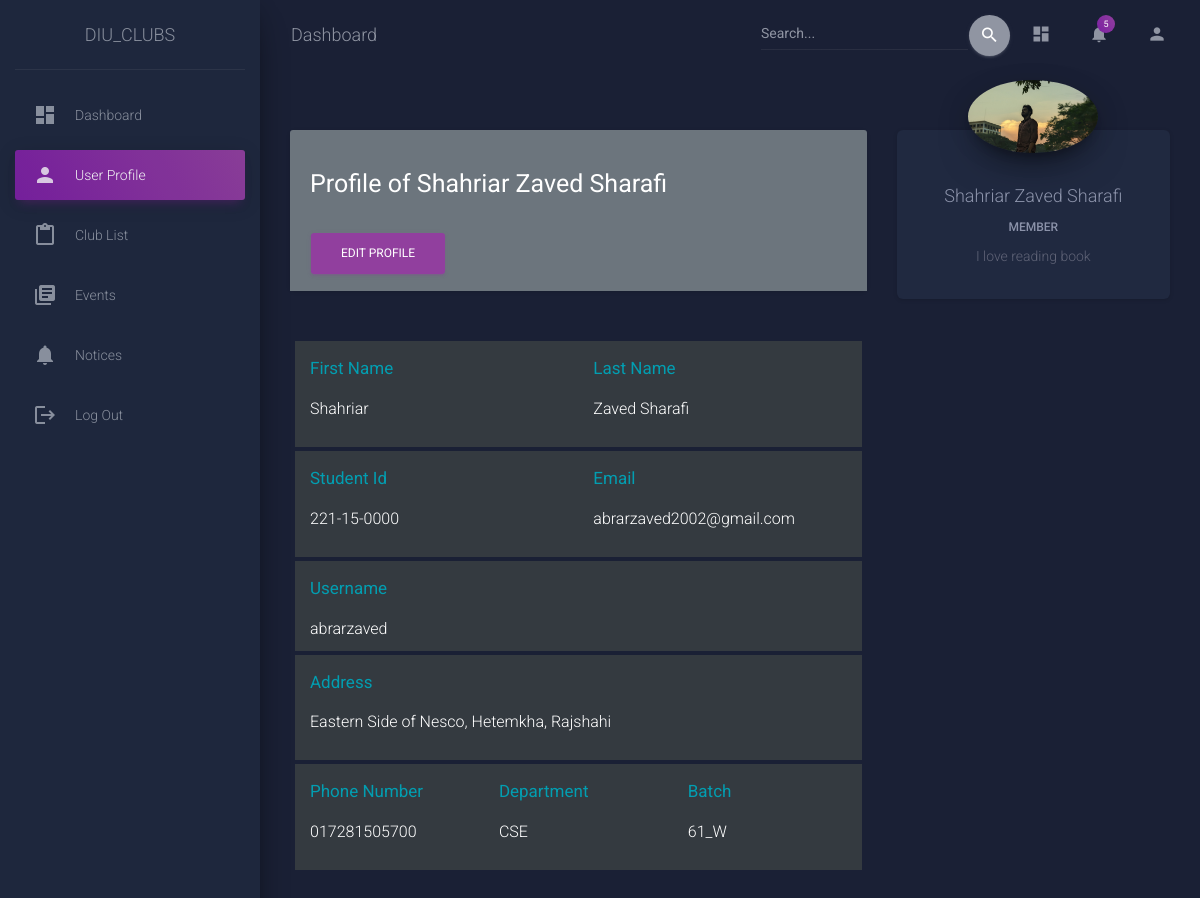
Page /auth/user_profile (signed in) on the committed database.
### authentication/models.py (models this page shows, shortened)
class Student(models.Model):
    user = models.OneToOneField(User, on_delete=models.CASCADE,default=User)
    first_name = models.CharField(max_length=30,blank=False)
    last_name = models.CharField(max_length=30,blank=False)
    profile_pic = models.ImageField(upload_to='profile_pic',blank=True,default='profile_pic/new_logo.png')
    student_id = models.CharField(max_length=20,unique=True,blank=False)
    email = models.EmailField(unique=True)
    dept = models.CharField(max_length=30,blank=False)
    phone_number = models.CharField(max_length=15,unique=True,blank=False)
    batch = models.CharField(max_length=5,blank=False)
    address = models.CharField(max_length=70,blank=False)
    about_you = models.CharField(max_length=250, blank=True, null=True)

### authentication/views.py (the view)
# urls.py: path('user_profile', views.user_profile,name='profile'),
def user_profile(request):
    students = Student.objects.filter(user=request.user)
    return render(request,'authentication/user.html',{"students":students})

### templates/authentication/user.html (shortened to what this page needs)
{% extends "sidebar/main.html" %}
{% block content %}
  <div class="wrapper">
    <div class="sidebar" data-color="purple" data-background-color="black" data-image="css/assets/img/sidebar-2.jpg">
      <div class="logo"><a href="http://www.creative-tim.com" class="simple-text logo-normal">
          DIU_CLUBS
        </a></div>
      {% include 'sidebar/navbar.html' %}
      <div class="content">
        <div class="container-fluid">
          <div class="row">
            {% for student in students  %}
            <div class="col-md-8">
              <div class="card">
                  <div class="card-header bg-secondary">
                    <br><h3 class="card-title text-white"><strong>Profile of {{student.user.get_full_name}}</strong></h3><br>
                      <div>
                        <a href="{% url 'user_edit' student.id %}" class="btn btn-primary">Edit Profile</a>
                      </div>
                  </div>
                </div>
                <div class="card-body">
                  <div>
                    <div class="row row mb-1 bg-dark text-white">
                      <div class="col-md-6">
                        <div class="form-group">
                          <p><strong><h5 class="text-info">First Name</h5></strong></p>
                          <p>{{student.first_name}}</p>
                        </div>
                      </div>
                      <div class="col-md-6">
                        <div class="form-group">
                          <p><strong><h5 class="text-info">Last Name</h5></strong></p>
                          <p>{{student.last_name}}</p>
                        </div>
                      </div>
                    </div>
                    <div class="row mb-1 bg-dark text-white ">
                      <div class="col-md-6">
                        <div class="form-group">
                          <p><strong><h5 class="text-info">Student Id</h5></strong></p>
                          <p>{{student.student_id}}</p>
                        </div>
                      </div>
                      <div class="col-md-6 ">
                        <div class="form-group">
                          <p><strong><h5 class="text-info">Email</h5></strong></p>
                          <p>{{student.email}}</p>
                        </div>
                      </div>
                    </div>
                    <div class="row row mb-1 bg-dark text-white">
                      <div class="col-md-12  ">
                          <div class="form-group">
                              <p><strong><h5 class="text-info">Username</h5></strong></p>
                              {{ user}}
                          </div>
                      </div>
                    </div>
                    <div class="row row mb-1 bg-dark text-white">
                      <div class="col-md-12  ">
                        <div class="form-group">
                          <p><strong><h5 class="text-info">Address</h5></strong></p>
                          <p>{{student.address}}</p>
                        </div>
                      </div>
                    </div>
                    <div class="row row mb-1 bg-dark text-white">
                      <div class="col-md-4  ">
                        <div class="form-group">
                          <p><strong><h5 class="text-info">Phone Number</h5></strong></p>
                          <p>{{student.phone_number}}</p>
                        </div>
                      </div>
                      <div class="col-md-4  ">
                        <div class="form-group">
                          <p><strong><h5 class="text-info">Department</h5></strong></p>
                          <p>{{student.dept}}</p>
                        </div>
                      </div>
                      <div class="col-md-4 ">
                        <div class="form-group">
                          <p><strong><h5 class="text-info">Batch</h5></strong></p>
                          <p>{{student.batch}}</p>
                        </div>
                      </div>
                    </div>
                    <div class="row">
                      <div class="col-md-12">
                        <div class="form-group">
                        </div>
                      </div>
                    </div>
                </div>
              </div>
            </div>
            <div class="col-md-4">
              <div class="card card-profile">
                <div class="card-avatar">
                  <img class="img" src="{{ student.profile_pic.url }}">
                </div>
                <div class="card-body">
                  <h4 class="card-title">{{student.user.get_full_name}}</h4>
                  {% if "admin" in user.username %}
                  <h6 class="card-category">Admin</h6>
                  {% else %}
                  <h6 class="card-category">Member</h6>
                  {% endif %}
                  <p class="card-description">
                    {{student.about_you}}
                  </p>
                </div>
              </div>
            </div>
          </div>
          {% endfor %}
        </div>
      </div>
    </div>
{% endblock %}

### rows in the picture
Student: user.get_full_name "Shahriar Zaved Sharafi", first_name "Shahriar", last_name "Zaved Sharafi", student_id "221-15-0000", email "abrarzaved2002@gmail.com", address "Eastern Side of Nesco, Hetemkha, Rajshahi", phone_number "017281505700", dept "CSE", batch "61_W", profile_pic (picture), about_you "I love reading book"

### other values in the picture
{{ user }} "abrarzaved"
